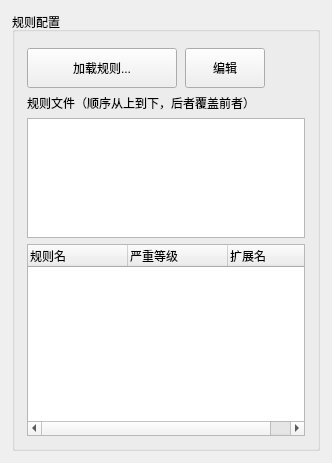
      <widget class="QWidget" name="rules_tab">
       <layout class="QVBoxLayout" name="rules_tab_layout">
        <property name="spacing">
         <number>8</number>
        </property>
        <property name="leftMargin">
         <number>12</number>
        </property>
        <property name="topMargin">
         <number>12</number>
        </property>
        <property name="rightMargin">
         <number>12</number>
        </property>
        <property name="bottomMargin">
         <number>12</number>
        </property>
        <item>
         <widget class="QGroupBox" name="rules_group">
          <property name="title">
           <string>规则配置</string>
          </property>
          <layout class="QVBoxLayout" name="rules_group_layout">
           <property name="spacing">
            <number>6</number>
           </property>
           <property name="leftMargin">
            <number>12</number>
           </property>
           <property name="topMargin">
            <number>16</number>
           </property>
           <property name="rightMargin">
            <number>12</number>
           </property>
           <property name="bottomMargin">
            <number>12</number>
           </property>
           <item>
            <layout class="QHBoxLayout" name="rules_btn_row">
             <property name="spacing">
              <number>8</number>
             </property>
             <item>
              <widget class="QPushButton" name="load_rules_btn">
               <property name="minimumSize">
                <size>
                 <width>150</width>
                 <height>40</height>
                </size>
               </property>
               <property name="text">
                <string>加载规则...</string>
               </property>
              </widget>
             </item>
             <item>
              <widget class="QPushButton" name="edit_rule_btn">
               <property name="minimumSize">
                <size>
                 <width>0</width>
                 <height>40</height>
                </size>
               </property>
               <property name="toolTip">
                <string>编辑选中的规则文件</string>
               </property>
               <property name="text">
                <string>编辑</string>
               </property>
              </widget>
             </item>
             <item>
              <spacer name="rules_btn_spacer">
               <property name="orientation">
                <enum>Qt::Horizontal</enum>
               </property>
               <property name="sizeHint" stdset="0">
                <size>
                 <width>40</width>
                 <height>20</height>
                </size>
               </property>
              </spacer>
             </item>
            </layout>
           </item>
           <item>
            <widget class="QLabel" name="rules_file_label">
             <property name="text">
              <string>规则文件（顺序从上到下，后者覆盖前者）</string>
             </property>
            </widget>
           </item>
           <item>
            <widget class="QListWidget" name="rules_file_list">
             <property name="maximumSize">
              <size>
               <width>16777215</width>
               <height>120</height>
              </size>
             </property>
             <property name="toolTip">
              <string>已加载的规则文件，列表顺序代表优先级（从低到高）</string>
             </property>
            </widget>
           </item>
           <item>
            <widget class="QTreeWidget" name="rules_tree">
             <property name="rootIsDecorated">
              <bool>false</bool>
             </property>
             <column>
              <property name="text">
               <string>规则名</string>
              </property>
             </column>
             <column>
              <property name="text">
               <string>严重等级</string>
              </property>
             </column>
             <column>
              <property name="text">
               <string>扩展名</string>
              </property>
             </column>
            </widget>
           </item>
          </layout>
         </widget>
        </item>
       </layout>
      </widget>
